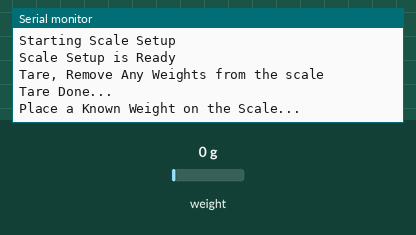
This program was run on a simulated ESP32. Parts: the last lines printed to the serial monitor. The test bench sets the inputs (shaded band); at power-on: weight on the scale 0 g.

Above: at 5.7 s.
5.8 s: weight on the scale set to 100 g
At 8.4 s:
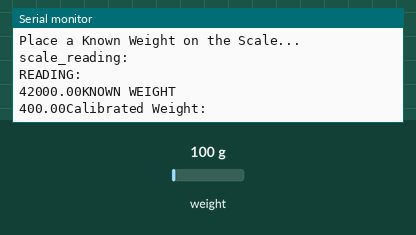
At 10.5 s:
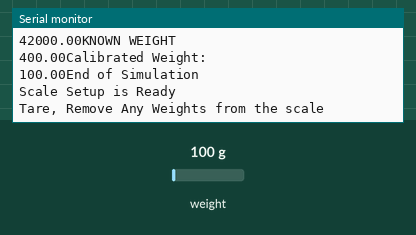

The program:

main.cpp
```cpp
//LOAD CELL LIBRARY
#include "HX711.h"
// https://github.com/bogde/HX711

//Wiring for the load cell
const int LOADCELL_DT_PIN = 2;
const int LOADCELL_SCK_PIN = 4;

HX711 scale;

// CALIBRATION FACTOR
float CalibrationFactor(float scale_reading, float known_weight) {
  Serial.println("READING:");
  Serial.print(scale_reading);

  Serial.println("KNOWN WEIGHT");
  Serial.print(known_weight);

  int calibration_factor;

  return calibration_factor = scale_reading / known_weight;
}

void setup() {
  // put your setup code here, to run once:
  Serial.begin(115200);
  Serial.begin(4000);
  Serial.println("Hello, ESP32! Device Booted!");

  //Scale setup for reading information
  Serial.begin(57600);
  Serial.println("Starting Scale Setup");
  scale.begin(LOADCELL_DT_PIN, LOADCELL_SCK_PIN);
}

void loop() {
  // put your main code here, to run repeatedly:

  //SCALE SETUP
  if (scale.is_ready()) {
    //Taring Scale
    Serial.println("Scale Setup is Ready");
    Serial.println("Tare, Remove Any Weights from the scale");
    delay(3000);
    scale.tare();
    Serial.println("Tare Done... ");

    //setting up known weight
    Serial.println("Place a Known Weight on the Scale...");
    delay(3000);
    scale.set_scale();
    long scale_reading = scale.get_units(10);


    Serial.println("scale_reading: ");
    scale.set_scale(CalibrationFactor(scale_reading, 400));
    delay(100);

    // Calculated & Reading the calibrated weight
    Serial.println("Calibrated Weight: ");
    Serial.print(scale.get_units(10));
    Serial.println("End of Simulation");
  }

  else {
    Serial.println("HX711 not found, please contact support");
  }
}

//FUNCTION TO GROW RAPIDLY THE VALUES FOR THE SCALE

// NEEDED FUNCTIONALITIES:

// TARE FUNCTION
// BUTTON TO TARE THE SCALE
// CLOCK FUNCTION

// LCD SCREEN TO DISPLAY DATA

// CONNECTION VIA BT TO ANOTHER DEVICE
// FUNCTION TO CREATE A NEW DATA STREAM VIA WEBSOCKET?
```

Measured:
- after the input at 5.8 s, the serial monitor: prints a new line after 2.3 s (image 1)
